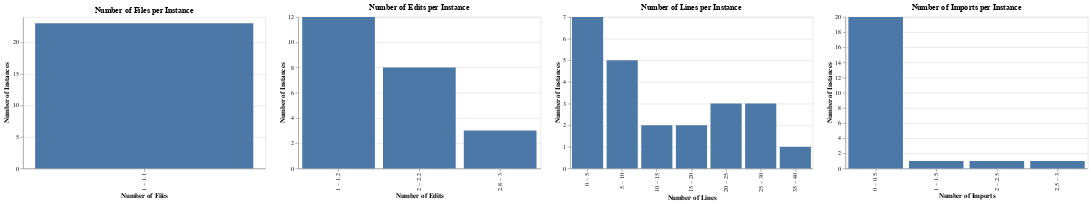

This figure's notebook cell:
### Code cell
trunc_num_files = 10
trunc_num_edits = 50
trunc_num_lines = 100
trunc_num_imports = 10
# Make charts
fchart = alt.Chart(df[df.num_files <= trunc_num_files]).mark_bar().encode(
    x=alt.X('num_files:O', bin=True, title='Number of Files'),
    y=alt.Y('count()', title='Number of Instances'),
).properties(
    title='Number of Files per Instance',
    width=400,
    height=250,
)

echart = alt.Chart(df[df.num_edits <= trunc_num_edits]).mark_bar().encode(
    x=alt.X('num_edits:O', bin=True, title='Number of Edits'),
    y=alt.Y('count()', title='Number of Instances'),
).properties(
    title='Number of Edits per Instance',
    width=400,
    height=250,
)

lchart = alt.Chart(df[df.num_lines <= trunc_num_lines]).mark_bar().encode(
    x=alt.X('num_lines:O', bin=True, title='Number of Lines'),
    y=alt.Y('count()', title='Number of Instances'),
).properties(
    title='Number of Lines per Instance',
    width=400,
    height=250,
)


ichart = alt.Chart(df[df.num_imports <= trunc_num_imports]).mark_bar().encode(
    x=alt.X('num_imports:O', bin=True, title='Number of Imports'),
    y=alt.Y('count()', title='Number of Instances'),
).properties(
    title='Number of Imports per Instance',
    width=400,
    height=250,
)


chart = fchart | echart | lchart | ichart
chart

### Figure 1 — Vega-Lite specification as saved in the notebook (floating-point values rounded to 4 significant figures)
{"config": {"view": {"continuousWidth": 300, "continuousHeight": 300}}, "hconcat": [{"data": {"name": "data-5c1dadf12b6504d095f5a414c8b1d6c6"}, "mark": {"type": "bar"}, "encoding": {"x": {"bin": true, "field": "num_files", "title": "Number of Files", "type": "ordinal"}, "y": {"aggregate": "count", "title": "Number of Instances", "type": "quantitative"}}, "height": 250, "title": "Number of Files per Instance", "width": 400}, {"data": {"name": "data-5c1dadf12b6504d095f5a414c8b1d6c6"}, "mark": {"type": "bar"}, "encoding": {"x": {"bin": true, "field": "num_edits", "title": "Number of Edits", "type": "ordinal"}, "y": {"aggregate": "count", "title": "Number of Instances", "type": "quantitative"}}, "height": 250, "title": "Number of Edits per Instance", "width": 400}, {"data": {"name": "data-5c1dadf12b6504d095f5a414c8b1d6c6"}, "mark": {"type": "bar"}, "encoding": {"x": {"bin": true, "field": "num_lines", "title": "Number of Lines", "type": "ordinal"}, "y": {"aggregate": "count", "title": "Number of Instances", "type": "quantitative"}}, "height": 250, "title": "Number of Lines per Instance", "width": 400}, {"data": {"name": "data-5c1dadf12b6504d095f5a414c8b1d6c6"}, "mark": {"type": "bar"}, "encoding": {"x": {"bin": true, "field": "num_imports", "title": "Number of Imports", "type": "ordinal"}, "y": {"aggregate": "count", "title": "Number of Instances", "type": "quantitative"}}, "height": 250, "title": "Number of Imports per Instance", "width": 400}], "$schema": "https://vega.github.io/schema/vega-lite/v5.17.0.json", "datasets": {"data-5c1dadf12b6504d095f5a414c8b1d6c6": [{"instance_ids": "sqlfluff__sqlfluff-1625", "num_files": 1, "num_edits": 1, "num_imports": 0, "num_lines": 2}, {"instance_ids": "sqlfluff__sqlfluff-2419", "num_files": 1, "num_edits": 1, "num_imports": 0, "num_lines": 6}, {"instance_ids": "sqlfluff__sqlfluff-1733", "num_files": 1, "num_edits": 1, "num_imports": 0, "num_lines": 4}, {"instance_ids": "sqlfluff__sqlfluff-1517", "num_files": 1, "num_edits": 2, "num_imports": 1, "num_lines": 11}, {"instance_ids": "sqlfluff__sqlfluff-1763", "num_files": 1, "num_edits": 2, "num_imports": 2, "num_lines": 25}, {"instance_ids": "marshmallow-code__marshmallow-1359", "num_files": 1, "num_edits": 1, "num_imports": 0, "num_lines": 2}, {"instance_ids": "marshmallow-code__marshmallow-1343", "num_files": 1, "num_edits": 2, "num_imports": 0, "num_lines": 4}, {"instance_ids": "pvlib__pvlib-python-1707", "num_files": 1, "num_edits": 2, "num_imports": 0, "num_lines": 21}, {"instance_ids": "pvlib__pvlib-python-1072", "num_files": 1, "num_edits": 1, "num_imports": 0, "num_lines": 5}, {"instance_ids": "pvlib__pvlib-python-1606", "num_files": 1, "num_edits": 3, "num_imports": 0, "num_lines": 36}, {"instance_ids": "pvlib__pvlib-python-1854", "num_files": 1, "num_edits": 2, "num_imports": 0, "num_lines": 11}, {"instance_ids": "pvlib__pvlib-python-1154", "num_files": 1, "num_edits": 1, "num_imports": 0, "num_lines": 5}, {"instance_ids": "pylint-dev__astroid-1978", "num_files": 1, "num_edits": 3, "num_imports": 3, "num_lines": 27}, {"instance_ids": "pylint-dev__astroid-1333", "num_files": 1, "num_edits": 2, "num_imports": 0, "num_lines": 8}, {"instance_ids": "pylint-dev__astroid-1196", "num_files": 1, "num_edits": 1, "num_imports": 0, "num_lines": 15}, {"instance_ids": "pylint-dev__astroid-1866", "num_files": 1, "num_edits": 1, "num_imports": 0, "num_lines": 6}, {"instance_ids": "pylint-dev__astroid-1268", "num_files": 1, "num_edits": 2, "num_imports": 0, "num_lines": 4}, {"instance_ids": "pyvista__pyvista-4315", "num_files": 1, "num_edits": 1, "num_imports": 0, "num_lines": 21}, {"instance_ids": "pydicom__pydicom-1694", "num_files": 1, "num_edits": 1, "num_imports": 0, "num_lines": 2}, {"instance_ids": "pydicom__pydicom-1413", "num_files": 1, "num_edits": 1, "num_imports": 0, "num_lines": 19}, {"instance_ids": "pydicom__pydicom-901", "num_files": 1, "num_edits": 3, "num_imports": 0, "num_lines": 28}, {"instance_ids": "pydicom__pydicom-1139", "num_files": 1, "num_edits": 2, "num_imports": 0, "num_lines": 20}, {"instance_ids": "pydicom__pydicom-1256", "num_files": 1, "num_edits": 1, "num_imports": 0, "num_lines": 3}]}}
